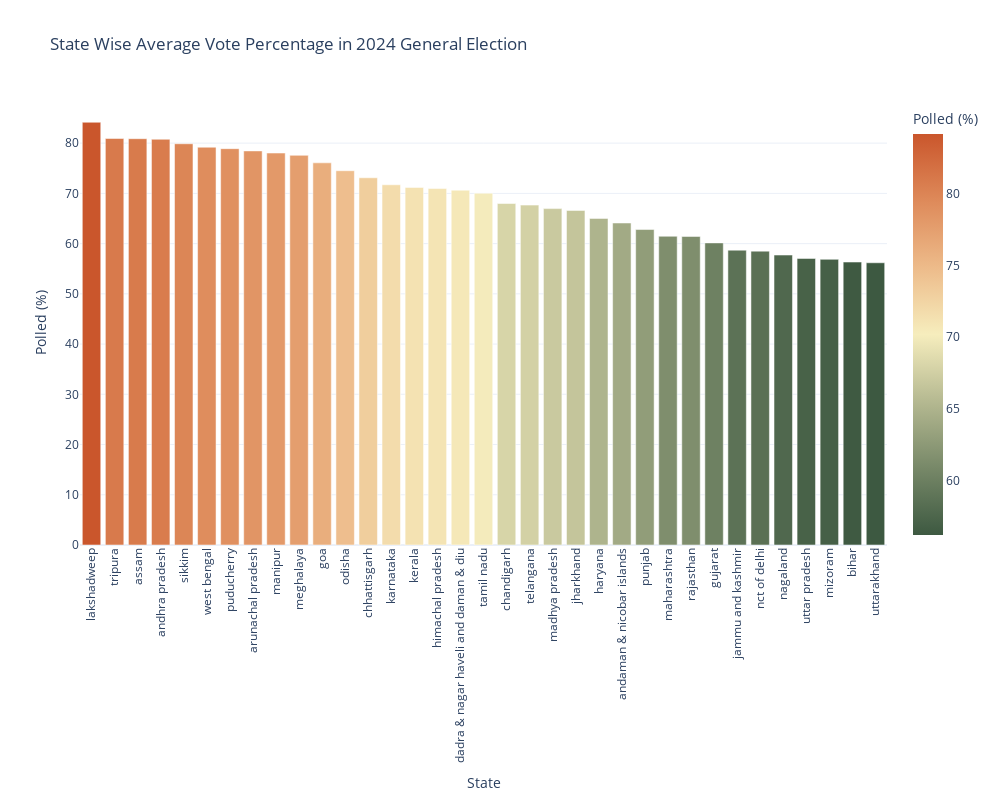

The notebook cell this image was saved under:
### Code cell
fig = px.bar(state_avg_voting, x='State', y='Polled (%)',
             labels={'State': 'State', 'Polled (%)': 'Polled (%)'},
             title='State Wise Average Vote Percentage in 2024 General Election',
             color='Polled (%)',
             color_continuous_scale='fall')

fig.update_layout(xaxis={'categoryorder': 'total descending'},
                  xaxis_tickangle=-90,
                  width=1000,
                  height=800,
                  template='plotly_white')

fig.show()

### Figure 1 — Plotly figure (JSON) as saved in the notebook; plotly's stock layout.template omitted (floating-point values rounded to 4 significant figures)
{"data": [{"alignmentgroup": "True", "hovertemplate": "State=%{x}<br>Polled (%)=%{marker.color}<extra></extra>", "legendgroup": "", "marker": {"color": [64.1, 80.77, 78.45, 80.88, 56.33, 67.98, 73.11, 70.64, 76.08, 60.14, 65.02, 70.97, 58.7, 66.61, 71.71, 71.19, 84.16, 66.97, 61.46, 78.03, 77.58, 56.87, 57.72, 58.5, 74.51, 78.9, 62.8, 61.43, 79.88, 70.04, 67.66, 80.92, 57.05, 56.18, 79.19], "coloraxis": "coloraxis", "pattern": {"shape": ""}}, "name": "", "offsetgroup": "", "orientation": "v", "showlegend": false, "textposition": "auto", "type": "bar", "x": ["andaman & nicobar islands", "andhra pradesh", "arunachal pradesh", "assam", "bihar", "chandigarh", "chhattisgarh", "dadra & nagar haveli and\ndaman & diu", "goa", "gujarat", "haryana", "himachal pradesh", "jammu and kashmir", "jharkhand", "karnataka", "kerala", "lakshadweep", "madhya pradesh", "maharashtra", "manipur", "meghalaya", "mizoram", "nagaland", "nct of delhi", "odisha", "puducherry", "punjab", "rajasthan", "sikkim", "tamil nadu", "telangana", "tripura", "uttar pradesh", "uttarakhand", "west bengal"], "xaxis": "x", "y": [64.1, 80.77, 78.45, 80.88, 56.33, 67.98, 73.11, 70.64, 76.08, 60.14, 65.02, 70.97, 58.7, 66.61, 71.71, 71.19, 84.16, 66.97, 61.46, 78.03, 77.58, 56.87, 57.72, 58.5, 74.51, 78.9, 62.8, 61.43, 79.88, 70.04, 67.66, 80.92, 57.05, 56.18, 79.19], "yaxis": "y"}], "layout": {"barmode": "relative", "coloraxis": {"colorbar": {"title": {"text": "Polled (%)"}}, "colorscale": [[0, "rgb(61, 89, 65)"], [0.1667, "rgb(119, 136, 104)"], [0.3333, "rgb(181, 185, 145)"], [0.5, "rgb(246, 237, 189)"], [0.6667, "rgb(237, 187, 138)"], [0.8333, "rgb(222, 138, 90)"], [1, "rgb(202, 86, 44)"]]}, "height": 800, "legend": {"tracegroupgap": 0}, "title": {"text": "State Wise Average Vote Percentage in 2024 General Election"}, "width": 1000, "xaxis": {"anchor": "y", "autorange": true, "categoryorder": "total descending", "domain": [0, 1], "range": [-0.5, 34.5], "tickangle": -90, "title": {"text": "State"}, "type": "category"}, "yaxis": {"anchor": "x", "autorange": true, "domain": [0, 1], "range": [0, 88.59], "title": {"text": "Polled (%)"}, "type": "linear"}}}
